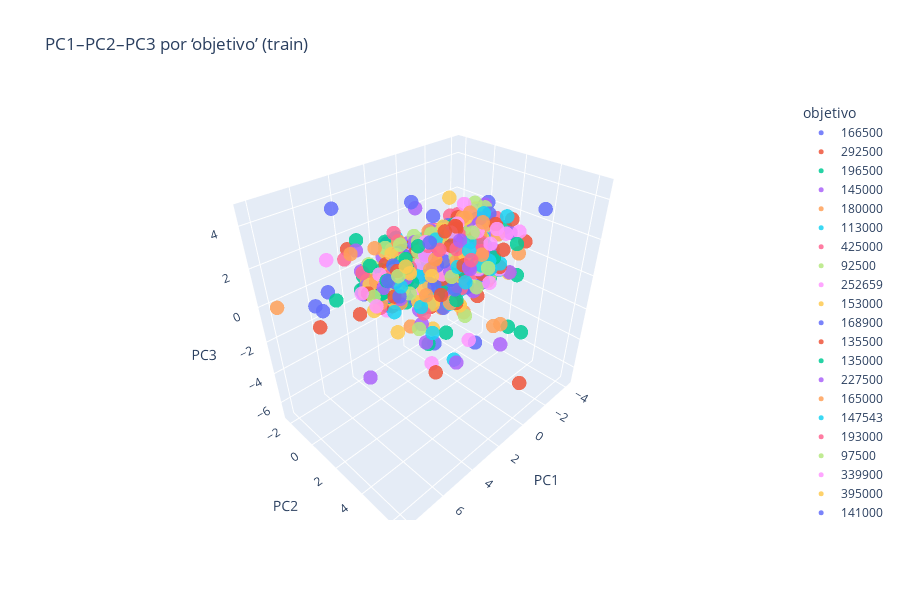

Notebook code for this chart:
### Code cell
#### Solo si k>=3
df_plot = T_train_df.iloc[:, :3].copy()          # PC1, PC2, PC3
# Alinea objetivo con los índices de T_train_df
df_plot["objetivo"] = y_train.loc[T_train_df.index].astype(str)

fig = px.scatter_3d(
    df_plot,
    x="PC1", y="PC2", z="PC3",
    color="objetivo",
    opacity=0.85,
    title="PC1–PC2–PC3 por ‘objetivo’ (train)",
    height=600
)
fig.update_traces(marker=dict(size=5))
fig.update_layout(scene=dict(xaxis_title="PC1", yaxis_title="PC2", zaxis_title="PC3"))
fig.show()
